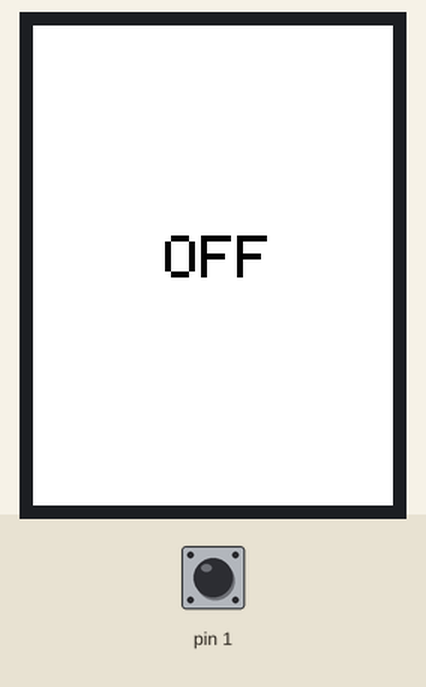
The sketch below on a simulated Teensy 4. On the bench: 240×320 colour display. Inputs (shaded band) come from the test bench; at power-on: pin 1 HIGH.

Above: at 1.3 s.
1.4 s: pin 1 pulled LOW for 0.15 s
At 1.55 s:
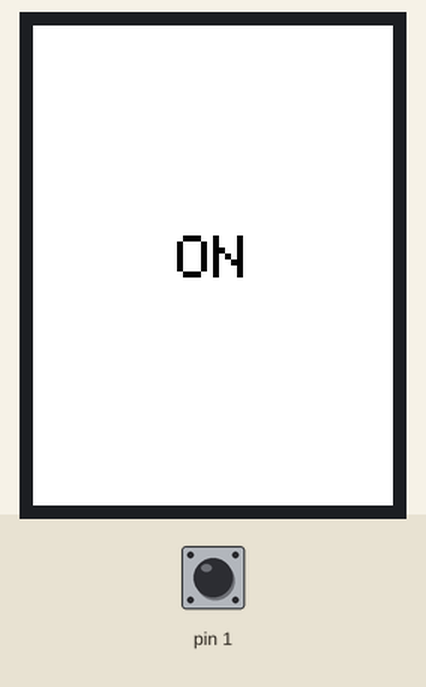
3.1 s: pin 1 pulled LOW for 3.2 s
Timing chart, 0 to 6.1 s (numbered marks = the images above; inputs shaded):
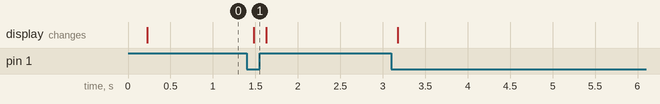

The sketch:

OnOFF.ino
```cpp
//Yueyang Cheng(1533989)
//Lab 3, Section B

#include "SPI.h"
#include "ILI9341_t3.h"

// For the Adafruit shield, these are the default.
#define TFT_DC  9
#define TFT_CS 10

// Use hardware SPI (on Uno, #13, #12, #11) and the above for CS/DC
ILI9341_t3 tft = ILI9341_t3(TFT_CS, TFT_DC);

void setup() {
  pinMode(1, INPUT_PULLUP);
  tft.begin();

  Serial.begin(9600);
}

volatile int sensorVal = LOW;
volatile int oldVal = LOW;
volatile boolean change = false;

void loop() {
  sensorVal = digitalRead(1);
  if (sensorVal != oldVal) {
    change = true;
  } else {
    change = false;
  }

  if (sensorVal == HIGH && change ) {
    off();
  } else if (sensorVal == LOW && change) {
    on();
  }

 oldVal = sensorVal;
}

unsigned long on() {
  tft.fillScreen(ILI9341_WHITE);
  tft.setCursor(96, 140);
  tft.setTextColor(ILI9341_BLACK);  tft.setTextSize(4);
  tft.println("ON");
}

unsigned long off() {
  tft.fillScreen(ILI9341_WHITE);
  tft.setCursor(88, 140);
  tft.setTextColor(ILI9341_BLACK);  tft.setTextSize(4);
  tft.println("OFF");
}
```

Measured:
- after the input at 1.4 s, the display: changes after 0.08 s (image 1)
